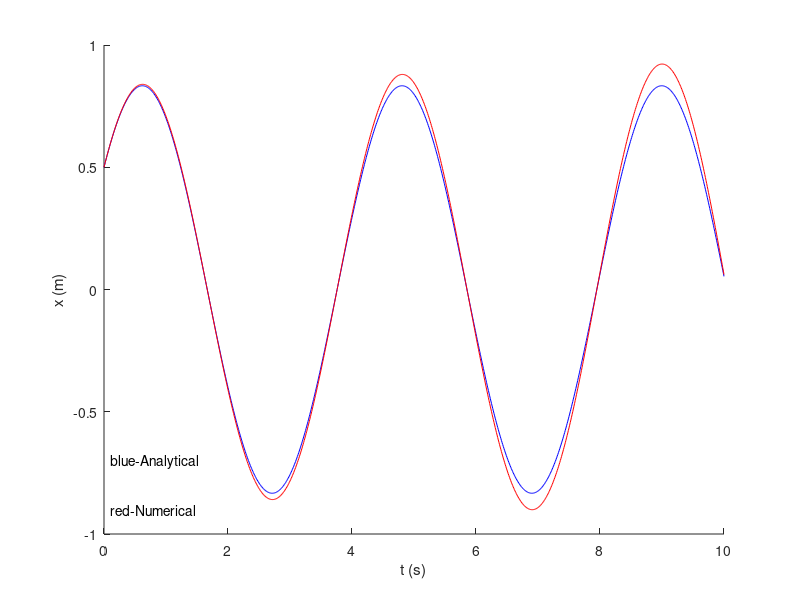

Write the MATLAB code that produced this figure.
clear all
clc
t=0:0.01:10;
x=5/6*cos(1.5*t-atan(4/3));
hold on
plot(t,x,'b');
i=1;
v1(1)=1;
x1(1)=0.5;
t1=0:0.01:10;
while i<1001
   x1(i+1)=x1(i)+v1(i)*0.01;
   v1(i+1)=v1(i)-2.25*x1(i)*0.01;
   i=i+1;
end
plot(t1,x1,'r');
xlabel('t (s)');
ylabel('x (m)');
txt1 = text(0.1,-0.9,'red-Numerical','fontsize',10);
txt2 = text(0.1,-0.7,'blue-Analytical','fontsize',10);